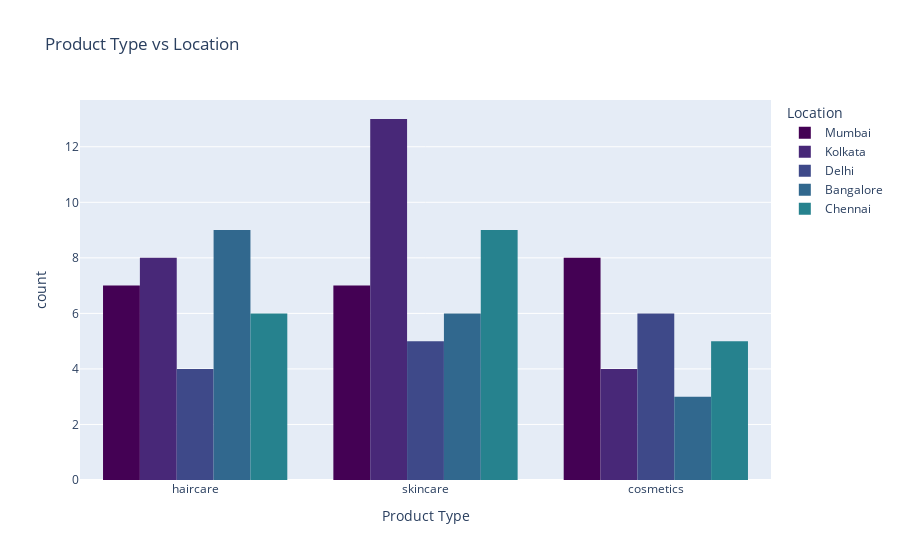

Notebook cell for this chart:
### Code cell
#product type vs location
import plotly.express as px


fig_location = px.histogram(SC, x='Product type', color='Location', title='Product Type vs Location', barmode='group',
             labels={'Product type': 'Product Type', 'Location': 'Location', 'count': 'Count'},
             color_discrete_sequence=px.colors.sequential.Viridis)
fig_location.show()

### Figure 1 — Plotly figure (JSON) as saved in the notebook; plotly's stock layout.template omitted (floating-point values rounded to 4 significant figures)
{"data": [{"alignmentgroup": "True", "bingroup": "x", "hovertemplate": "Location=Mumbai<br>Product Type=%{x}<br>count=%{y}<extra></extra>", "legendgroup": "Mumbai", "marker": {"color": "#440154", "pattern": {"shape": ""}}, "name": "Mumbai", "offsetgroup": "Mumbai", "orientation": "v", "showlegend": true, "type": "histogram", "x": ["haircare", "skincare", "haircare", "cosmetics", "cosmetics", "cosmetics", "cosmetics", "haircare", "haircare", "skincare", "skincare", "skincare", "cosmetics", "skincare", "haircare", "skincare", "skincare", "cosmetics", "cosmetics", "haircare", "cosmetics", "haircare"], "xaxis": "x", "yaxis": "y"}, {"alignmentgroup": "True", "bingroup": "x", "hovertemplate": "Location=Kolkata<br>Product Type=%{x}<br>count=%{y}<extra></extra>", "legendgroup": "Kolkata", "marker": {"color": "#482878", "pattern": {"shape": ""}}, "name": "Kolkata", "offsetgroup": "Kolkata", "orientation": "v", "showlegend": true, "type": "histogram", "x": ["skincare", "skincare", "skincare", "skincare", "haircare", "skincare", "haircare", "haircare", "cosmetics", "haircare", "cosmetics", "haircare", "skincare", "skincare", "skincare", "skincare", "skincare", "haircare", "cosmetics", "haircare", "skincare", "skincare", "skincare", "haircare", "cosmetics"], "xaxis": "x", "yaxis": "y"}, {"alignmentgroup": "True", "bingroup": "x", "hovertemplate": "Location=Delhi<br>Product Type=%{x}<br>count=%{y}<extra></extra>", "legendgroup": "Delhi", "marker": {"color": "#3e4989", "pattern": {"shape": ""}}, "name": "Delhi", "offsetgroup": "Delhi", "orientation": "v", "showlegend": true, "type": "histogram", "x": ["skincare", "cosmetics", "skincare", "cosmetics", "cosmetics", "cosmetics", "skincare", "haircare", "haircare", "skincare", "skincare", "haircare", "haircare", "cosmetics", "cosmetics"], "xaxis": "x", "yaxis": "y"}, {"alignmentgroup": "True", "bingroup": "x", "hovertemplate": "Location=Bangalore<br>Product Type=%{x}<br>count=%{y}<extra></extra>", "legendgroup": "Bangalore", "marker": {"color": "#31688e", "pattern": {"shape": ""}}, "name": "Bangalore", "offsetgroup": "Bangalore", "orientation": "v", "showlegend": true, "type": "histogram", "x": ["haircare", "cosmetics", "skincare", "skincare", "skincare", "haircare", "haircare", "skincare", "haircare", "skincare", "haircare", "haircare", "cosmetics", "cosmetics", "haircare", "haircare", "haircare", "skincare"], "xaxis": "x", "yaxis": "y"}, {"alignmentgroup": "True", "bingroup": "x", "hovertemplate": "Location=Chennai<br>Product Type=%{x}<br>count=%{y}<extra></extra>", "legendgroup": "Chennai", "marker": {"color": "#26828e", "pattern": {"shape": ""}}, "name": "Chennai", "offsetgroup": "Chennai", "orientation": "v", "showlegend": true, "type": "histogram", "x": ["skincare", "cosmetics", "skincare", "skincare", "cosmetics", "skincare", "cosmetics", "skincare", "skincare", "haircare", "haircare", "cosmetics", "skincare", "skincare", "haircare", "cosmetics", "haircare", "haircare", "skincare", "haircare"], "xaxis": "x", "yaxis": "y"}], "layout": {"barmode": "group", "legend": {"title": {"text": "Location"}, "tracegroupgap": 0}, "title": {"text": "Product Type vs Location"}, "xaxis": {"anchor": "y", "domain": [0, 1], "title": {"text": "Product Type"}}, "yaxis": {"anchor": "x", "domain": [0, 1], "title": {"text": "count"}}}}
